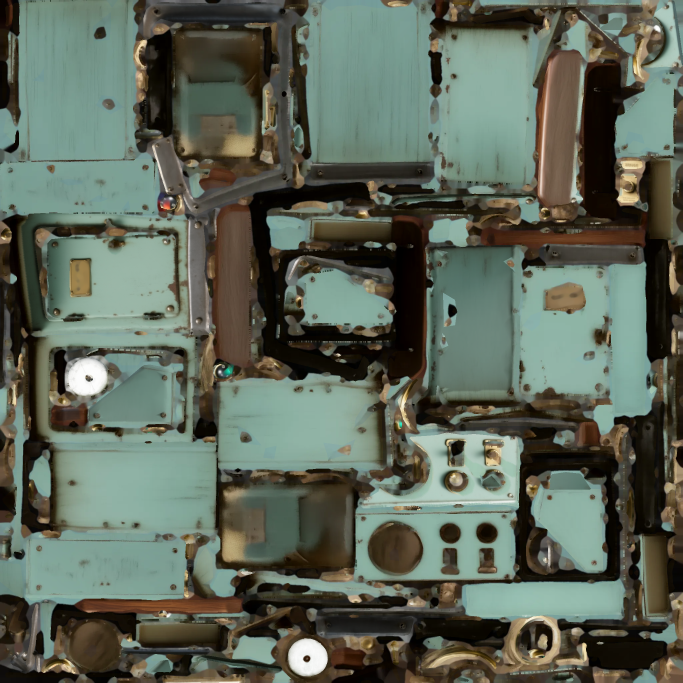
#> input picture Assets/Resources/Props/console_base.png, 2048 x 2048 px (shown at 1/3 size); its folder holds 4 pictures in this run
$ python clean_plates.py
#> lines starting #> are read from the running program, lines starting #| are printed output that depends on the picture
"""Paints out lettering the picture model put on name plates (it printed a colour code from the
prompt), by median-filtering each plate's face in the prop's colour map. Run after forge_to_props.sh.

    ~/image-to-3dlab/.venv/bin/python tools/clean_plates.py
"""
from pathlib import Path
from PIL import Image, ImageFilter

PROPS = Path(__file__).resolve().parent.parent / "Assets/Resources/Props"
# plate faces in 2048 x 2048 texture pixels: (left, top, right, bottom)
PLATES = {
    "console": [(218, 782, 270, 880), (1644, 862, 1748, 924)],
    "radar": [(1762, 1178, 1848, 1214)],
}

for name, boxes in PLATES.items():
    path = PROPS / f"{name}_base.png"
    im = Image.open(path)
#> im is the input picture: PIL image 2048x2048 RGBA; mean R, G, B, A 92.7, 101.9, 88.6, 252.9
    for box in boxes:
        patch = im.crop(box)
        for _ in range(3):
            patch = patch.filter(ImageFilter.MedianFilter(11))
        im.paste(patch, box[:2])
#> this loop made 2 passes
#> pass 1, `patch = im.crop(box)`:
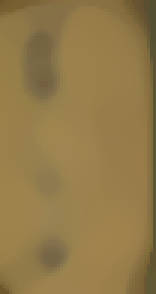
#> patch: PIL image 52x98 RGBA (shown 3 times larger); mean R, G, B, A 146.7, 122.2, 73, 254; transparent parts drawn white
#> pass 2, `patch = im.crop(box)`:
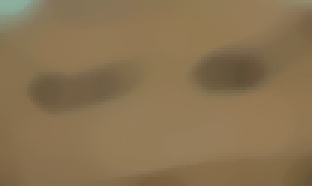
#> patch: PIL image 104x62 RGBA (shown 3 times larger); mean R, G, B, A 137.8, 114.9, 81.5, 254; transparent parts drawn white
#> (the run stopped early here; a loop or call above may not have finished)
